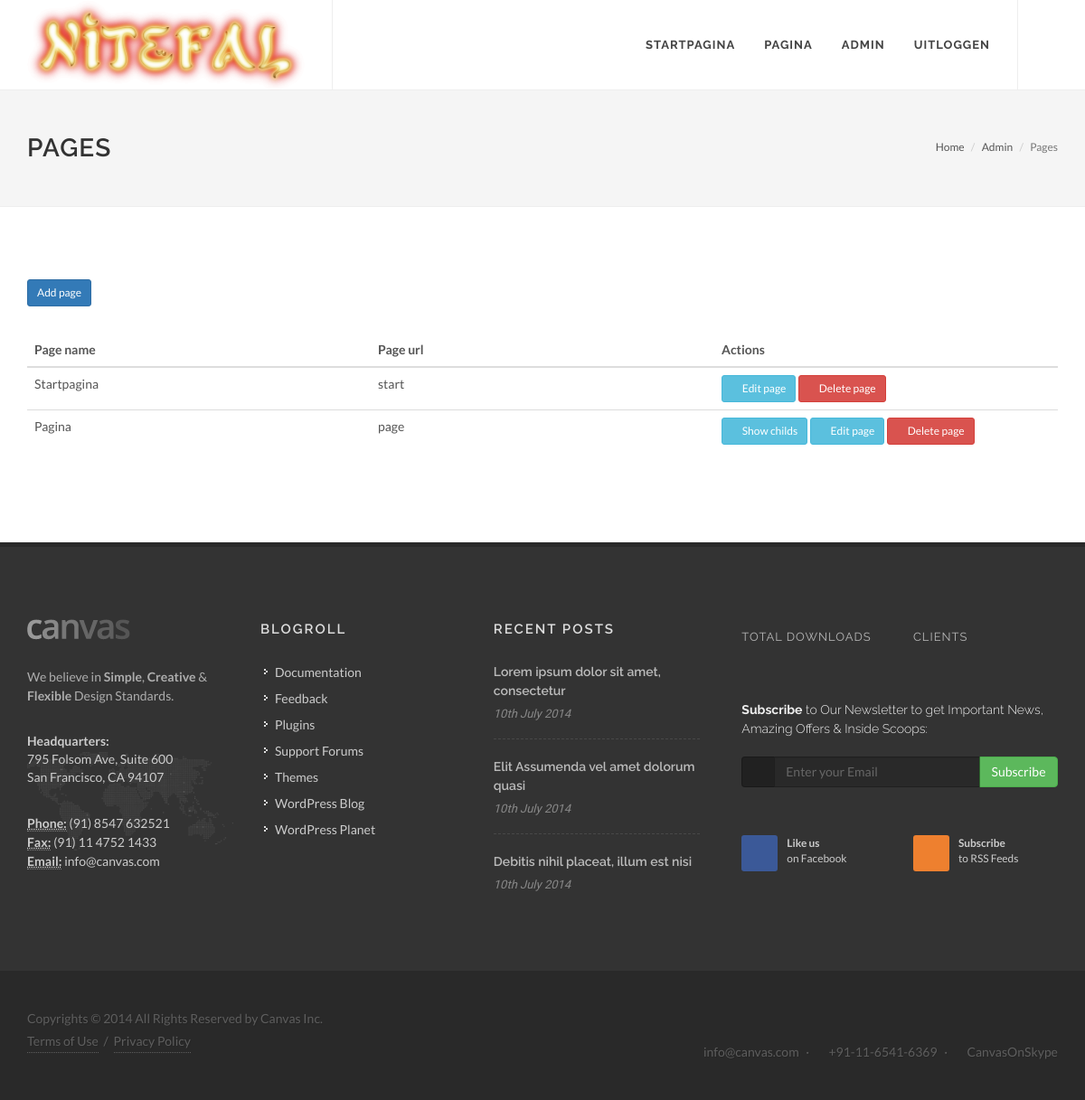
/pages/ (signed in), run on an earlier commit of the app's database.
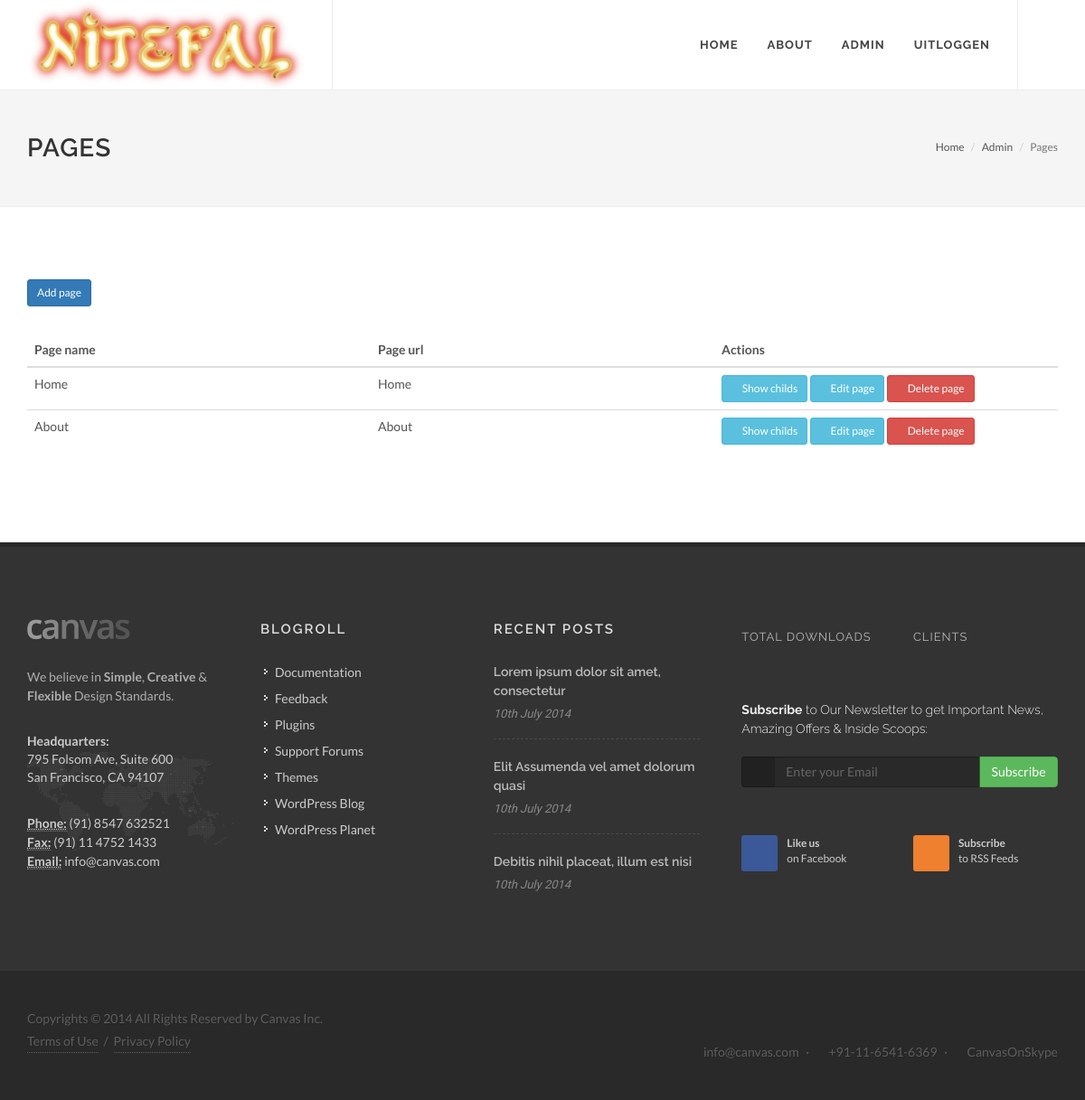
And on a later commit of the database.
### dcms/apps/pages/models.py (models this page shows, shortened)
class TimestampAble(models.Model):
    created_on = models.DateTimeField(_("date/time created"), editable=False, auto_now_add=True)
    modified_on = models.DateTimeField(_("date/time modified"), editable=False, auto_now=True)
    created_by = models.ForeignKey(User, editable=False, related_name='%(app_label)s_%(class)s_created_by', null=True,
                                   default=None)
    modified_by = models.ForeignKey(User, editable=False, related_name='%(app_label)s_%(class)s_modified_by', null=True,
                                    default=None)
    class Meta:
        abstract = True

class Page(TimestampAble):
    name = models.CharField(max_length=255, verbose_name='Name')
    slogan = models.CharField(max_length=255, verbose_name='Slogan')
    url = models.SlugField(max_length=255, verbose_name='Url', unique=True)
    parent = models.ForeignKey('Page', blank=True, null=True, verbose_name='Parent')
    ordering = models.PositiveSmallIntegerField(verbose_name='Ordering')
    sidebar_right = models.BooleanField(default=True, verbose_name='Sidebar right?')
    class Meta:
        verbose_name = 'Page'
        verbose_name_plural = 'Pages'

### dcms/apps/pages/views.py (the view)
# urls.py: url(r'^pages/(?P<parent>[\d]+)/', views.PagesView, name='pages-parent'),
@staff_member_required
def PagesView(request, parent=None):
    pages = Page.objects.filter(parent=parent).order_by('ordering').all()
    tree = []
    for x in pages:
        tree.append({'page': x, 'childs': Page.objects.filter(parent=x.pk).count()})
    context = {'tree': tree, 'parent': parent}
    return render(request, 'cms/pages.html', context=context)

### dcms/apps/pages/templates/cms/pages.html (shortened to what this page needs)
{% extends 'base.html' %}
{% load staticfiles %}
{% block content_header %}
    <section id="page-title">
        <div class="container clearfix">
            <h1>Pages</h1>
            <ol class="breadcrumb">
                <li><a href="/">Home</a></li>
                <li><a href="{% url 'cms' %}">Admin</a></li>
                <li class="active">Pages</li>
            </ol>
        </div>
    </section>
{% endblock %}
{% block content %}
<p>
    <a href="{% url 'page-add' %}" class="btn btn-primary btn-sm">Add page</a>
</p>
<div class="table-responsive">
    <table class="table" id="table">
        <thead>
            <tr>
                <th>Page name</th>
                <th>Page url</th>
                <th>Actions</th>
            </tr>
        </thead>
        <tbody>
        {% for page in tree %}
            <tr id="page_{{ page.page.pk }}" class="adminHover">
                <td class="col-md-4">{{ page.page.name }}</td>
                <td class="col-md-4">{{ page.page.url }}</td>
                <td class="col-md-4">{% if page.childs > 0 %}
                    <a href="{% url 'pages-parent' page.page.pk %}" class="btn btn-info btn-sm"><em class="fa fa-list"></em> Show childs</a>
                    {% endif %}
                    <a href="#" class="btn btn-info btn-sm"><em class="fa fa-pencil-square-o"></em> Edit page</a>
                    <a href="#" class="btn btn-danger btn-sm" data-confirm="Are you sure you want to delete?"><em class="fa fa-times"></em> Delete page</a>
                </td>
            </tr>
        {% endfor %}
        </tbody>
    </table>
</div>
{% endblock %}

### dcms/apps/pages/templates/page_navigation.html (shortened to what this page needs)
<ul>
    {% for page in tree %}
        <li>
            <a href="{% url 'page' page.url %}"><div>{{ page.title }}</div></a>
        </li>
    {% endfor %}
    {% if not request.user.is_authenticated %}
    <li><a href="{% url 'login' %}"><div>Login</div></a></li>
    {% else %}
    {% if request.user.is_staff %}
    <li><a href="{% url 'cms' %}">Admin</a></li>
    {% endif %}
    <li><a href="{% url 'logout' %}?next=/"><div>Uitloggen</div></a></li>
    {% endif %}
</ul>

What changed in the data, as far as the page shows it:
changed Page: url "start" → "Home" (drawn); page.name "Startpagina" → "Home"; page "start" → "Home"; now shows "Show childs"
changed Page: url "page" → "About" (drawn); page.name "Pagina" → "About"; page "page" → "About"
Also different on the page:
new list line: "HOME"
new list line: "ABOUT"
list line gone: "STARTPAGINA"
list line gone: "PAGINA"
